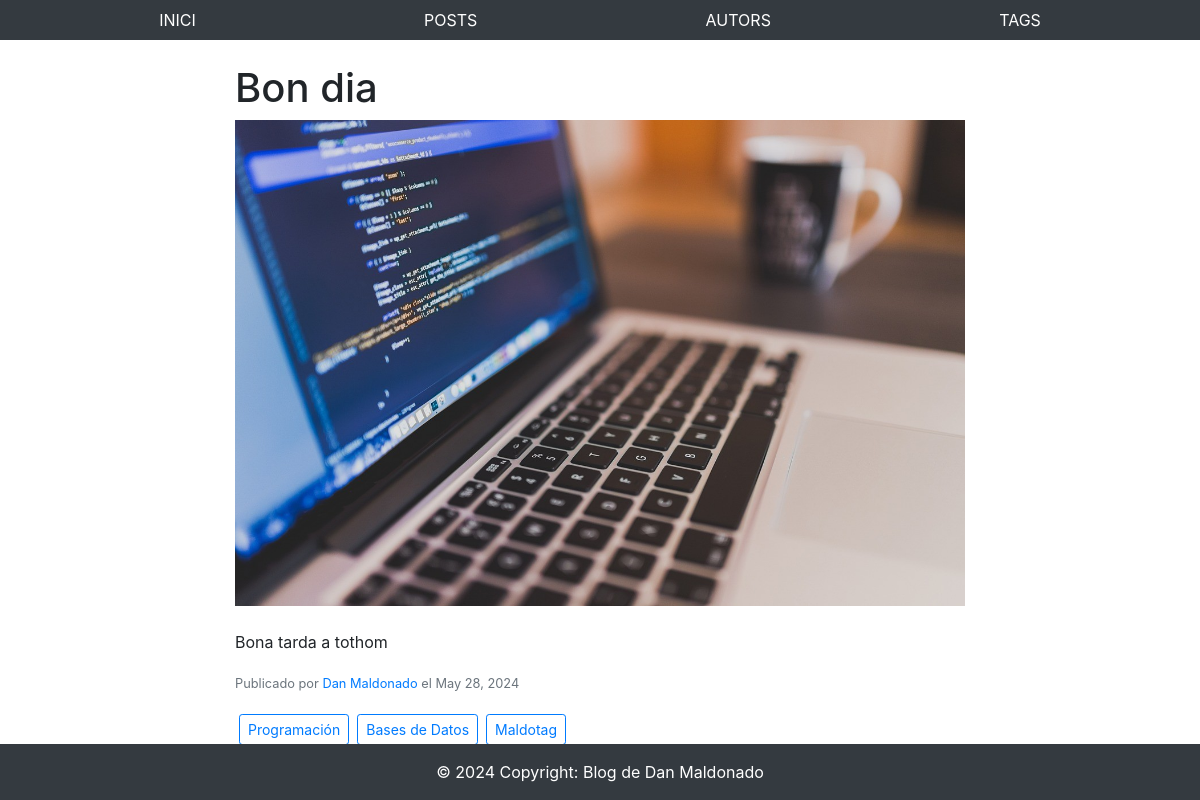
The page /posts/bon-dia/ on the database its author committed.
### blog/models.py (models this page shows, shortened)
class Post(models.Model):
    title = models.CharField(max_length=200, validators=[MinLengthValidator(1), MaxLengthValidator(200)])
    excerpt = models.TextField(validators=[MinLengthValidator(10)])
    image_name = models.CharField(max_length=100, validators=[MinLengthValidator(1), MaxLengthValidator(100)])
    date = models.DateField()
    slug = models.SlugField(unique=True, blank=True, null=False, db_index=True,
                            validators=[MinLengthValidator(1), MaxLengthValidator(50)])
    content = models.TextField(validators=[MinLengthValidator(10)])
    author = models.ForeignKey(Author, on_delete=models.CASCADE, related_name='posts')
    tags = models.ManyToManyField(Tag, related_name='posts')

class Author(models.Model):
    first_name = models.CharField(max_length=100, validators=[MinLengthValidator(1), MaxLengthValidator(100)])
    last_name = models.CharField(max_length=100, validators=[MinLengthValidator(1), MaxLengthValidator(100)])
    email = models.EmailField(unique=True, validators=[EmailValidator()])
    def __str__(self):
        return f"{self.first_name} {self.last_name}"

class Tag(models.Model):
    caption = models.CharField(max_length=50, validators=[MinLengthValidator(1), MaxLengthValidator(50)])

### blog/views.py (the view)
# urls.py: path('posts/<slug:slug_>/', views.post_detail, name='post_detail'),
def post_detail(request, slug_):
    post_ = get_object_or_404(Post, slug=slug_)
    return render(request, 'my_site/post_detail.html', {'post': post_})

### blog/templates/my_site/post_detail.html (shortened to what this page needs)
{% extends 'base.html' %}
{% load static %}
{% block content %}
<div class="container mt-5">
    <div class="row">
        <div class="col-md-8 offset-md-2">
            <div>
                <h1>{{ post.title }}</h1>
                <img src="{% static 'blog/images/' %}{{ post.image_name }}" class="img-fluid" alt="Post Image">
                <br>
                <br>
                <p>{{ post.content }}</p>
                <p class="card-text"><small class="text-muted">Publicado por <a href="{% url 'author_detail' post.author.id %}">{{ post.author }}</a> el {{ post.date }}</small></p>
                <div class="mt-2 d-flex flex-wrap">
                    {% for tag in post.tags.all %}
                        <a href="{% url 'tag_posts' tag.id %}" class="btn btn-outline-primary btn-sm m-1">{{ tag.caption }}</a>
                    {% endfor %}
                </div>
            </div>
        </div>
    </div>
</div>
{% endblock %}

### rows shown on the page
Post: title "Bon dia", image_name (picture), content "Bona tarda a tothom", author "Dan Maldonado", date "May 28, 2024"
Tag: caption "Programación"
Tag: caption "Bases de Datos"
Tag: caption "Maldotag"
